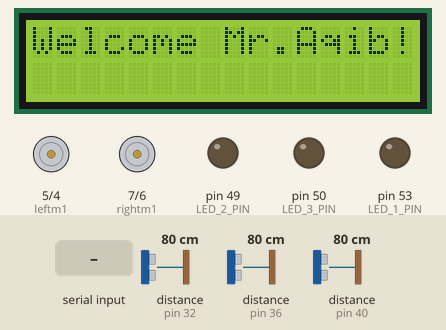
A sketch run on a simulated Arduino Mega 2560, built with avr-gcc and run on an emulated ATmega2560. Parts: 16×2 character LCD, motor-driver pin pairs drawn as motors (green arrow = first pin HIGH = forward, orange = second pin HIGH = backward, longer = more drive), output pins drawn as LEDs (lit = HIGH). Inputs (shaded band) come from the test bench; at power-on: distance to the obstacle (sensors on pin 32, pin 36, pin 40) 80 cm. The echo pulse lasts 58.3 µs per cm; what the sketch prints to the serial monitor is not drawn.

Above: at 2.2 s.
2.3 s: "s1 : \n" received over Serial
At 3.5 s:
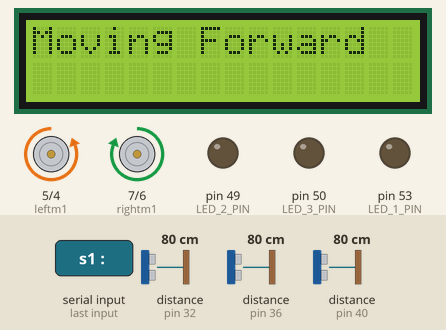
3.8 s: "s2 : \n" received over Serial
At 4.9 s:
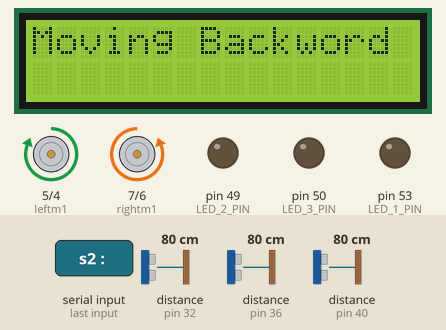
5.3 s: "s3 : \n" received over Serial
At 5.6 s:
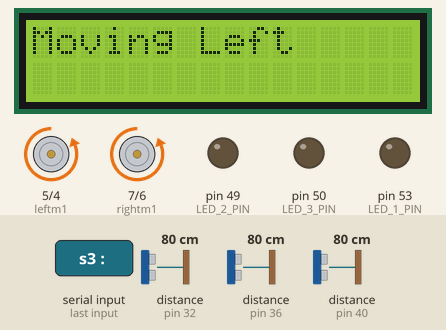
6.8 s: "4" received over Serial
At 7.5 s:
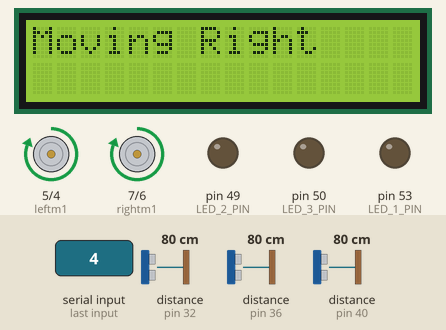
8.3 s: "0" received over Serial
At 8.9 s:
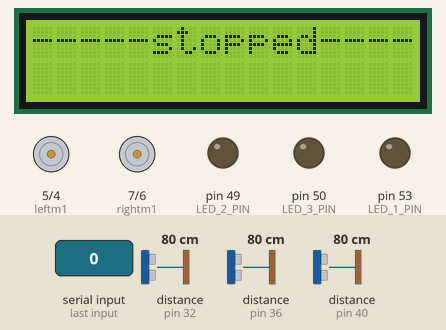
9.8 s: distance to the obstacle (sensor on pin 32) set to 17 cm
11.3 s: distance to the obstacle (sensor on pin 32) set to 14 cm
At 11.6 s:
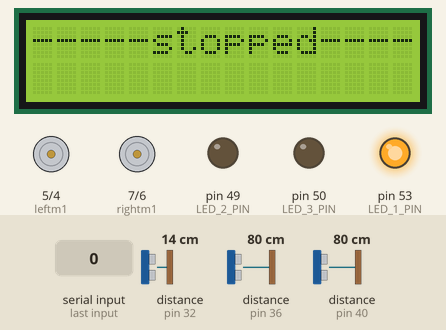
Timing chart, 0 to 13.8 s (numbered marks = the images above; inputs shaded):
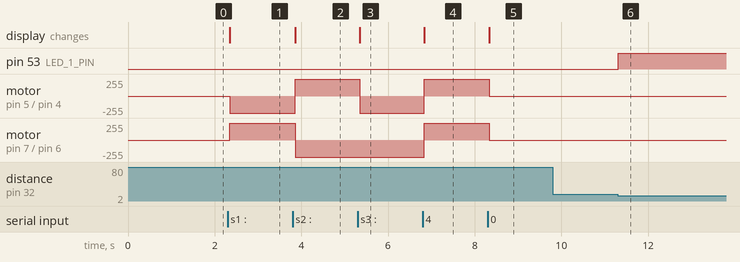

Measured:
- the behaviour switches between 16 and 15 cm on distance to the obstacle (sensor on pin 32) (found by bisection; images 5 and 6)
- after the input at 2.3 s, motor on pin 5 (leftm1) / pin 4 (leftm2): stopped → backward 255/255 after 0.05 s; motor on pin 7 (rightm1) / pin 6 (rightm2): stopped → forward 255/255 after 0.05 s; the display: changes after 0.05 s (image 1)
- after the input at 3.8 s, motor on pin 5 (leftm1) / pin 4 (leftm2): backward 255/255 → forward 255/255 after 0.06 s; motor on pin 7 (rightm1) / pin 6 (rightm2): forward 255/255 → backward 255/255 after 0.06 s; the display: changes after 0.06 s (image 2)
- after the input at 5.3 s, motor on pin 5 (leftm1) / pin 4 (leftm2): forward 255/255 → backward 255/255 at once; the display: changes at once (image 3)
- after the input at 6.8 s, motor on pin 5 (leftm1) / pin 4 (leftm2), motor on pin 7 (rightm1) / pin 6 (rightm2): backward 255/255 → forward 255/255 at once; the display: changes at once (image 4)
- after the input at 8.3 s, motor on pin 5 (leftm1) / pin 4 (leftm2), motor on pin 7 (rightm1) / pin 6 (rightm2): forward 255/255 → stopped at once; the display: changes at once (image 5)
- after the input at 9.8 s, every drawn part: stays the same
- after the input at 11.3 s, pin 53 (LED_1_PIN): LOW → HIGH at once

The sketch:

car_final_evs.ino
```cpp
#include <NewPing.h>
#include <SoftwareSerial.h>
#include <LiquidCrystal.h>
#include <string.h>
#define TRIGGER_PIN_S1  34
#define ECHO_PIN_S1     32
#define TRIGGER_PIN_S2  38
#define ECHO_PIN_S2     36
#define TRIGGER_PIN_S3  42
#define ECHO_PIN_S3     40
#define LED_1_PIN 53
#define LED_2_PIN 49
#define LED_3_PIN 50
#define MAX_DISTANCE_front1  400
#define MAX_DISTANCE_front2  350
#define MAX_DISTANCE_front3  300
//NewPing Lib For HC-SR04 sensor

NewPing s1_front(TRIGGER_PIN_S1,ECHO_PIN_S1,MAX_DISTANCE_front1);
NewPing s2_front(TRIGGER_PIN_S2,ECHO_PIN_S2,MAX_DISTANCE_front2);
NewPing s3_front(TRIGGER_PIN_S3,ECHO_PIN_S3,MAX_DISTANCE_front3);

// initialize the library with the numbers of the interface pins
 /* The circuit:
 * LCD RS pin to digital pin 12
 * LCD Enable pin to digital pin 11
 * LCD D4 pin to digital pin 22
 * LCD D5 pin to digital pin 24
 * LCD D6 pin to digital pin 26
 * LCD D7 pin to digital pin 28
 * LCD R/W pin to ground
 * LCD VSS pin to ground
 * LCD VCC pin to 5V
 * 10K resistor:
 * ends to +5V and ground
 * wiper to LCD VO pin (pin 3)
 */

LiquidCrystal lcd(12, 11, 22, 24, 26, 28);
int rightm1=7;//gray rightback //true front
int rightm2=6;//purple rightfront //true back
int leftm1=5;//blue leftback //true back
int leftm2=4;//green lefttop // true front

//white wire rx
//gray wire tx
//black ground
//purple vcc
void forward(){
digitalWrite(rightm1,HIGH);
digitalWrite(rightm2,LOW);
digitalWrite(leftm1,LOW);
digitalWrite(leftm2,HIGH);
}
void left(){
digitalWrite(rightm1,LOW);
digitalWrite(rightm2,HIGH);
digitalWrite(leftm1,LOW);
digitalWrite(leftm2,HIGH);

}
void right(){
digitalWrite(rightm1,HIGH);
digitalWrite(rightm2,LOW);
digitalWrite(leftm1,HIGH);
digitalWrite(leftm2,LOW);
}
void backword(){
digitalWrite(rightm1,LOW);
digitalWrite(rightm2,HIGH);
digitalWrite(leftm1,HIGH);
digitalWrite(leftm2,LOW);
}
void setup(){
Serial.begin(9600);
// put your setup code here, to run once:
pinMode(rightm1,OUTPUT);
pinMode(rightm2,OUTPUT);
pinMode(leftm1,OUTPUT);
pinMode(leftm2,OUTPUT);
setledups();
stopMovements();
lcdsetup();
}
void setledups(){
 pinMode(LED_1_PIN,OUTPUT);
 pinMode(LED_2_PIN,OUTPUT);
 pinMode(LED_3_PIN,OUTPUT);
 offleds();
}
void offleds(){
digitalWrite(LED_1_PIN,LOW);
digitalWrite(LED_2_PIN,LOW);
digitalWrite(LED_3_PIN,LOW);
}
void led1On(){
  digitalWrite(LED_1_PIN,HIGH);
}
void led2On(){
  digitalWrite(LED_2_PIN,HIGH);
}
void led3On(){
  digitalWrite(LED_3_PIN,HIGH);
}
void lcdsetup(){
// set up the LCD's number of columns and rows:
 lcd.begin(16, 2);
// Print a message to the LCD.
printMessage("Welcome Mr.Aqib!");
delay(1000);
}

void printMessage(char message[]){
lcd.print(message);
}
void stopMovements(){
digitalWrite(rightm1,LOW);
digitalWrite(rightm2,LOW);
digitalWrite(leftm1,LOW);
digitalWrite(leftm2,LOW);
}
bool left_right=false;
bool move_up=false,move_down=false,move_left=false,move_right=false,stopC=false;
void loop(){
    lcd.setCursor(0, 0);
    int uS = s1_front.ping();
    int front_s1_distance=uS / US_ROUNDTRIP_CM;
     uS = s2_front.ping();
  int front_s2_distance=uS / US_ROUNDTRIP_CM;
     uS = s3_front.ping();
  int front_s3_distance=uS / US_ROUNDTRIP_CM;
 /* Serial.print("s1 : ");
    Serial.println(front_s1_distance);*/
    delay(2);
   /* Serial.print("s2 : ");
    Serial.println(front_s2_distance);
 */
    /*Serial.print("s3 : ");
  Serial.println(front_s3_distance);
  */
     if(front_s1_distance<=15  && front_s1_distance!=0){
      led1On();
      }else if(front_s2_distance<=15  && front_s2_distance!=0){
       led2On();
        }else if(front_s3_distance<=15  && front_s3_distance!=0){
          led3On();
          }else{
            offleds();
            }
   if(move_up){
//      if(front_s1_distance>=15 && front_s2_distance>=15 && front_s3_distance>=15    || (front_s1_distance==0 && front_s2_distance==0 && front_s3_distance==0)){
//        forward();
//     }else{
//      stopMovements();
//      }
printMessage("Moving Forward  ");
forward();
    }
    else if(move_down){
      printMessage("Moving Backword ");
       backword();
      }else if(move_left){
        printMessage("Moving Left     ");
        left();
        }else if(move_right){
          printMessage("Moving Right    ");
           right();
          }else if(stopC){
            printMessage("-----stopped----");
               stopMovements();
            }
    if(Serial.available() > 0){
      char value=Serial.read();
      Serial.println(value);
      if(value=='1'){
        left_right=false;
        move_up=true;
        move_down=false;move_left=false;move_right=false;
        }
        else if(value=='2'){
          left_right=false;
          move_up=false;
        move_down=true;move_left=false;move_right=false;
          }
          else if(value=='3'){
            left_right=true;
            move_up=false;
            move_down=false;move_left=true;move_right=false;
            }
            else if(value=='4'){
              left_right=true;
             move_up=false;
             move_down=false;move_left=false;move_right=true;
              }else if(value=='0'){
                 move_up=false;
             move_down=false;move_left=false;move_right=false;
             stopC=true;
                }
      }
         if(left_right){
        delay(1);
              }else{
               delay(1);
                }


    }
```
